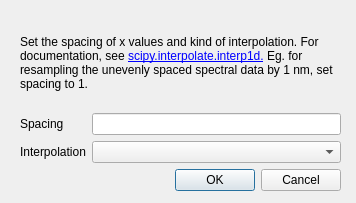
<?xml version="1.0" encoding="UTF-8"?>
<ui version="4.0">
 <class>Dialog</class>
 <widget class="QDialog" name="Dialog">
  <property name="geometry">
   <rect>
    <x>0</x>
    <y>0</y>
    <width>356</width>
    <height>203</height>
   </rect>
  </property>
  <property name="windowTitle">
   <string>Dialog</string>
  </property>
  <widget class="QWidget" name="layoutWidget">
   <property name="geometry">
    <rect>
     <x>20</x>
     <y>20</y>
     <width>321</width>
     <height>171</height>
    </rect>
   </property>
   <layout class="QVBoxLayout" name="verticalLayout_2">
    <item>
     <layout class="QVBoxLayout" name="verticalLayout">
      <item>
       <widget class="QLabel" name="label">
        <property name="text">
         <string>&lt;html&gt;&lt;head/&gt;&lt;body&gt;&lt;p&gt;Set the spacing of x values and kind of interpolation. For documentation, see &lt;a href=&quot;https://docs.scipy.org/doc/scipy/reference/generated/scipy.interpolate.interp1d.html#scipy.interpolate.interp1d&quot;&gt;&lt;span style=&quot; text-decoration: underline; color:#0000ff;&quot;&gt;scipy.interpolate.interp1d.&lt;/span&gt;&lt;/a&gt; Eg. for resampling the unevenly spaced spectral data by 1 nm, set spacing to 1.&lt;/p&gt;&lt;/body&gt;&lt;/html&gt;</string>
        </property>
        <property name="wordWrap">
         <bool>true</bool>
        </property>
       </widget>
      </item>
      <item>
       <layout class="QGridLayout" name="gridLayout">
        <item row="0" column="0">
         <widget class="QLabel" name="label_2">
          <property name="text">
           <string>Spacing</string>
          </property>
         </widget>
        </item>
        <item row="1" column="0">
         <widget class="QLabel" name="label_3">
          <property name="text">
           <string>Interpolation</string>
          </property>
         </widget>
        </item>
        <item row="0" column="2">
         <widget class="QLineEdit" name="leSpacing"/>
        </item>
        <item row="1" column="2">
         <widget class="QComboBox" name="cbIntepolation"/>
        </item>
       </layout>
      </item>
     </layout>
    </item>
    <item>
     <widget class="QDialogButtonBox" name="buttonBox">
      <property name="orientation">
       <enum>Qt::Horizontal</enum>
      </property>
      <property name="standardButtons">
       <set>QDialogButtonBox::Cancel|QDialogButtonBox::Ok</set>
      </property>
     </widget>
    </item>
   </layout>
  </widget>
 </widget>
 <tabstops>
  <tabstop>leSpacing</tabstop>
 </tabstops>
 <resources/>
 <connections>
  <connection>
   <sender>buttonBox</sender>
   <signal>accepted()</signal>
   <receiver>Dialog</receiver>
   <slot>accept()</slot>
   <hints>
    <hint type="sourcelabel">
     <x>248</x>
     <y>254</y>
    </hint>
    <hint type="destinationlabel">
     <x>157</x>
     <y>274</y>
    </hint>
   </hints>
  </connection>
  <connection>
   <sender>buttonBox</sender>
   <signal>rejected()</signal>
   <receiver>Dialog</receiver>
   <slot>reject()</slot>
   <hints>
    <hint type="sourcelabel">
     <x>316</x>
     <y>260</y>
    </hint>
    <hint type="destinationlabel">
     <x>286</x>
     <y>274</y>
    </hint>
   </hints>
  </connection>
 </connections>
</ui>
